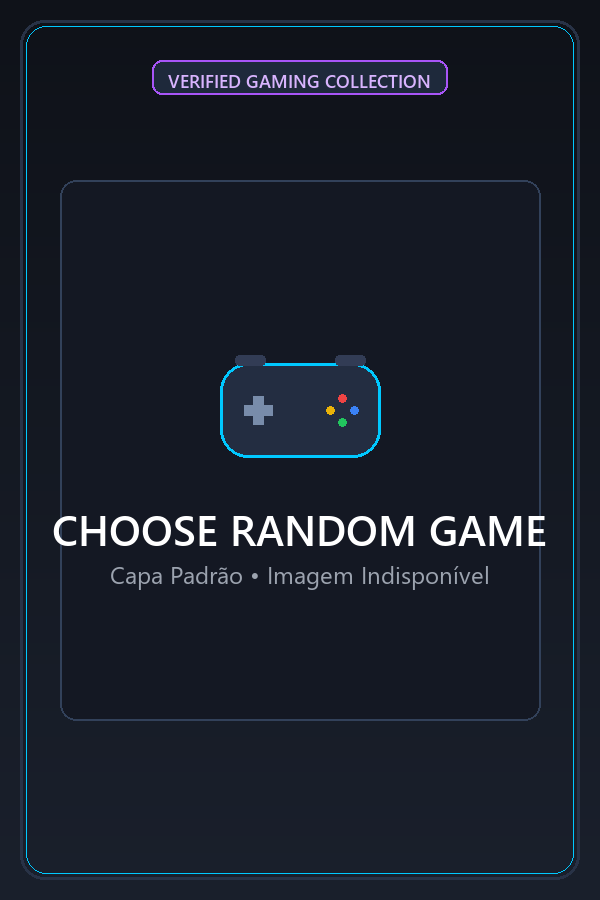
#> input picture assets/default_game_cover.png, 600 x 900 px, found by its file name; its folder holds only this picture in this run
$ python -i covers.py   (imports and definitions only)
#> lines starting #> are read from the running program, lines starting #| are printed output that depends on the picture
# -*- coding: utf-8 -*-
"""
Cover art and icon resolver for Choose Random Game.
Implements a multi-tier fallback strategy to ALWAYS present a game image:
1. Local disk cache (covers_cache/)
2. Playnite database & media storage (library/files)
3. Steam Storefront Database (Public API with automatic caching)
4. Specialized databases (eXoDOS Extras, eXoDOS Boxart, Wikipedia Thumbnails)
5. Executable (.exe) or Shortcut (.lnk) embedded icon extraction via Win32 API
6. Procedural High-Quality Gamer Card Generator (Guaranteed Fallback)
"""
import os
import re
import json
import logging
import requests
import hashlib
from io import BytesIO
from typing import Optional, Tuple
import unicodedata
from PIL import Image, ImageDraw, ImageFont, ImageOps

from aesgard.playnite import PLAYNITE_PREFIX, getPlayniteCoverPath
from aesgard.ui import formatDisplayName

logger = logging.getLogger(__name__)

# Edition tags and filler words to normalize for 100% reliable title matching
EDITION_TAGS = {
    'edition', 'remastered', 'remaster', 'hd', 'redux', 'bundle', 'pack',
    'collection', 'goty', 'deluxe', 'complete', 'ultimate', 'enhanced',
    'directors', 'cut', 'standard', 'special', 'classic', 'gold', 'platinum',
    'game', 'year', 'anniversary', 'definitive', 'original'
}

ARTICLES = {'the', 'a', 'an', 'of', 'and', 'for', 'in', 'on', 'at', 'to', 'with'}

ROMAN_MAP = {
    'i': '1', 'ii': '2', 'iii': '3', 'iv': '4', 'v': '5',
    'vi': '6', 'vii': '7', 'viii': '8', 'ix': '9', 'x': '10'
}

# [62 lines left out: functions extractNumbersAndWords, isReliableTitleMatch, not called in this run]

# In-memory dictionary for Playnite title-to-cover mapping
_PLAYNITE_TITLE_MAP = None

# [117 lines left out: functions getCleanGameTitle, getCachePath, loadPlayniteTitleMap, fetchFromSteamStore, fetchFromWikipedia, not called in this run]

def getDefaultCover(title: str = "", targetSize: Tuple[int, int] = (160, 160)) -> Image.Image:
    """
    Returns the standard default cover image from assets/default_game_cover.png,
    or generates an aesthetic procedural gamer card if the asset file is absent.
    """
#> called with title = '', targetSize = (160, 160)
    default_asset = os.path.join("assets", "default_game_cover.png")
    if os.path.exists(default_asset):
        try:
            img = Image.open(default_asset)
#> img is the input picture: PIL image 600x900 RGB; mean R, G, B 24.9, 30.6, 42.2
            return ImageOps.fit(img, targetSize, Image.Resampling.LANCZOS).convert("RGB")
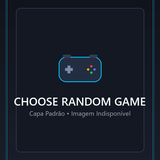
#> returned value: PIL image 160x160 RGB; mean R, G, B 25.5, 31.3, 42.6
        except Exception as e:
            logger.debug(f"Could not load default cover asset: {e}")

    return generateProceduralCover(title or "Jogo", targetSize)

# [224 lines left out: functions generateProceduralCover, resolveGameCover, not called in this run]

>>> result = getDefaultCover()
